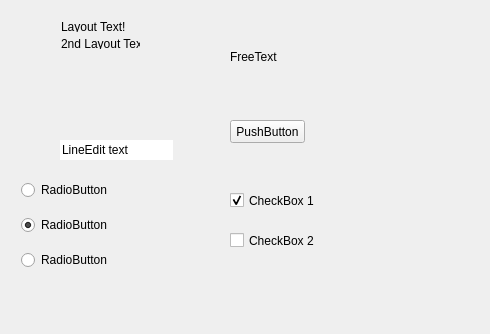
<?xml version="1.0" encoding="UTF-8"?>
<ui version="4.0">
 <class>MainWindow</class>
 <widget class="QMainWindow" name="MainWindow">
  <property name="geometry">
   <rect>
    <x>0</x>
    <y>0</y>
    <width>490</width>
    <height>334</height>
   </rect>
  </property>
  <property name="windowTitle">
   <string>MainWindow</string>
  </property>
  <widget class="QWidget" name="centralWidget">
   <widget class="QWidget" name="layoutWidget" native="true">
    <property name="geometry">
     <rect>
      <x>50</x>
      <y>10</y>
      <width>101</width>
      <height>50</height>
     </rect>
    </property>
    <property name="styleSheet">
     <string notr="true"/>
    </property>
    <layout class="QGridLayout" name="gridLayout">
     <item row="0" column="0">
      <widget class="QLabel" name="layoutLabel">
       <property name="styleSheet">
        <string notr="true">border: 0px solid black</string>
       </property>
       <property name="text">
        <string>Layout Text!</string>
       </property>
      </widget>
     </item>
     <item row="1" column="0">
      <widget class="QLabel" name="layoutLabel2">
       <property name="styleSheet">
        <string notr="true">border: 0px solid black</string>
       </property>
       <property name="text">
        <string>2nd Layout Text</string>
       </property>
      </widget>
     </item>
    </layout>
   </widget>
   <widget class="QWidget" name="freeWidget" native="true">
    <property name="geometry">
     <rect>
      <x>200</x>
      <y>10</y>
      <width>120</width>
      <height>80</height>
     </rect>
    </property>
    <property name="styleSheet">
     <string notr="true"/>
    </property>
    <widget class="QLabel" name="freeLabel">
     <property name="geometry">
      <rect>
       <x>30</x>
       <y>40</y>
       <width>47</width>
       <height>13</height>
      </rect>
     </property>
     <property name="styleSheet">
      <string notr="true">border: 0px solid black</string>
     </property>
     <property name="text">
      <string>FreeText!</string>
     </property>
    </widget>
   </widget>
   <widget class="QPushButton" name="pushButton">
    <property name="geometry">
     <rect>
      <x>230</x>
      <y>120</y>
      <width>75</width>
      <height>23</height>
     </rect>
    </property>
    <property name="styleSheet">
     <string notr="true">QPushButton{backgroung-color:red;}</string>
    </property>
    <property name="text">
     <string>PushButton</string>
    </property>
   </widget>
   <widget class="QLineEdit" name="lineEdit">
    <property name="geometry">
     <rect>
      <x>60</x>
      <y>140</y>
      <width>113</width>
      <height>20</height>
     </rect>
    </property>
    <property name="text">
     <string>LineEdit text</string>
    </property>
    <property name="frame">
     <bool>false</bool>
    </property>
   </widget>
   <widget class="QCheckBox" name="checkBox">
    <property name="geometry">
     <rect>
      <x>230</x>
      <y>180</y>
      <width>111</width>
      <height>41</height>
     </rect>
    </property>
    <property name="text">
     <string>CheckBox 1</string>
    </property>
    <property name="checked">
     <bool>true</bool>
    </property>
   </widget>
   <widget class="QCheckBox" name="checkBox_2">
    <property name="geometry">
     <rect>
      <x>230</x>
      <y>230</y>
      <width>121</width>
      <height>21</height>
     </rect>
    </property>
    <property name="text">
     <string>CheckBox 2</string>
    </property>
   </widget>
   <widget class="QWidget" name="gridLayoutWidget">
    <property name="geometry">
     <rect>
      <x>10</x>
      <y>160</y>
      <width>171</width>
      <height>131</height>
     </rect>
    </property>
    <layout class="QGridLayout" name="gridLayout_2">
     <item row="2" column="0">
      <widget class="QRadioButton" name="radioButton_3">
       <property name="text">
        <string>RadioButton</string>
       </property>
       <property name="checked">
        <bool>false</bool>
       </property>
      </widget>
     </item>
     <item row="1" column="0">
      <widget class="QRadioButton" name="radioButton_2">
       <property name="text">
        <string>RadioButton</string>
       </property>
       <property name="checked">
        <bool>true</bool>
       </property>
      </widget>
     </item>
     <item row="0" column="0">
      <widget class="QRadioButton" name="radioButton">
       <property name="text">
        <string>RadioButton</string>
       </property>
      </widget>
     </item>
    </layout>
   </widget>
  </widget>
 </widget>
 <layoutdefault spacing="6" margin="11"/>
 <resources/>
 <connections/>
</ui>
